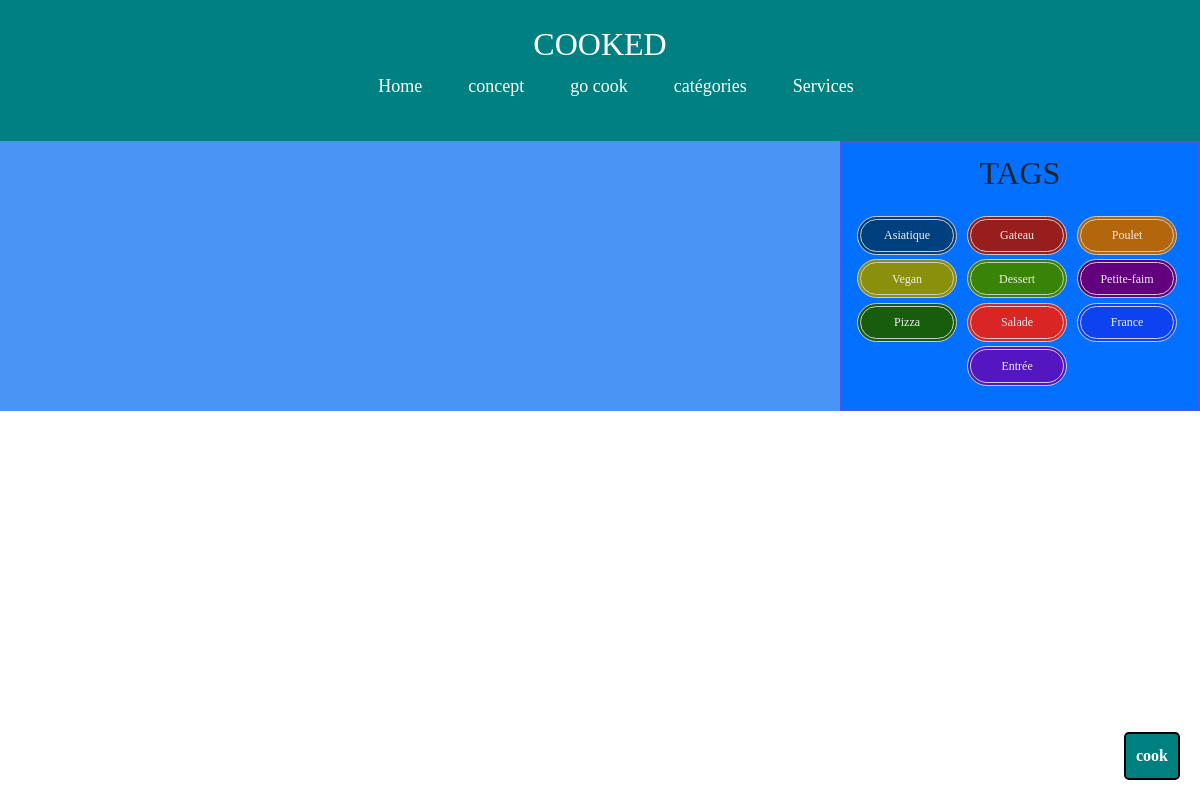
Page /index.php (signed in) on the earlier database version.
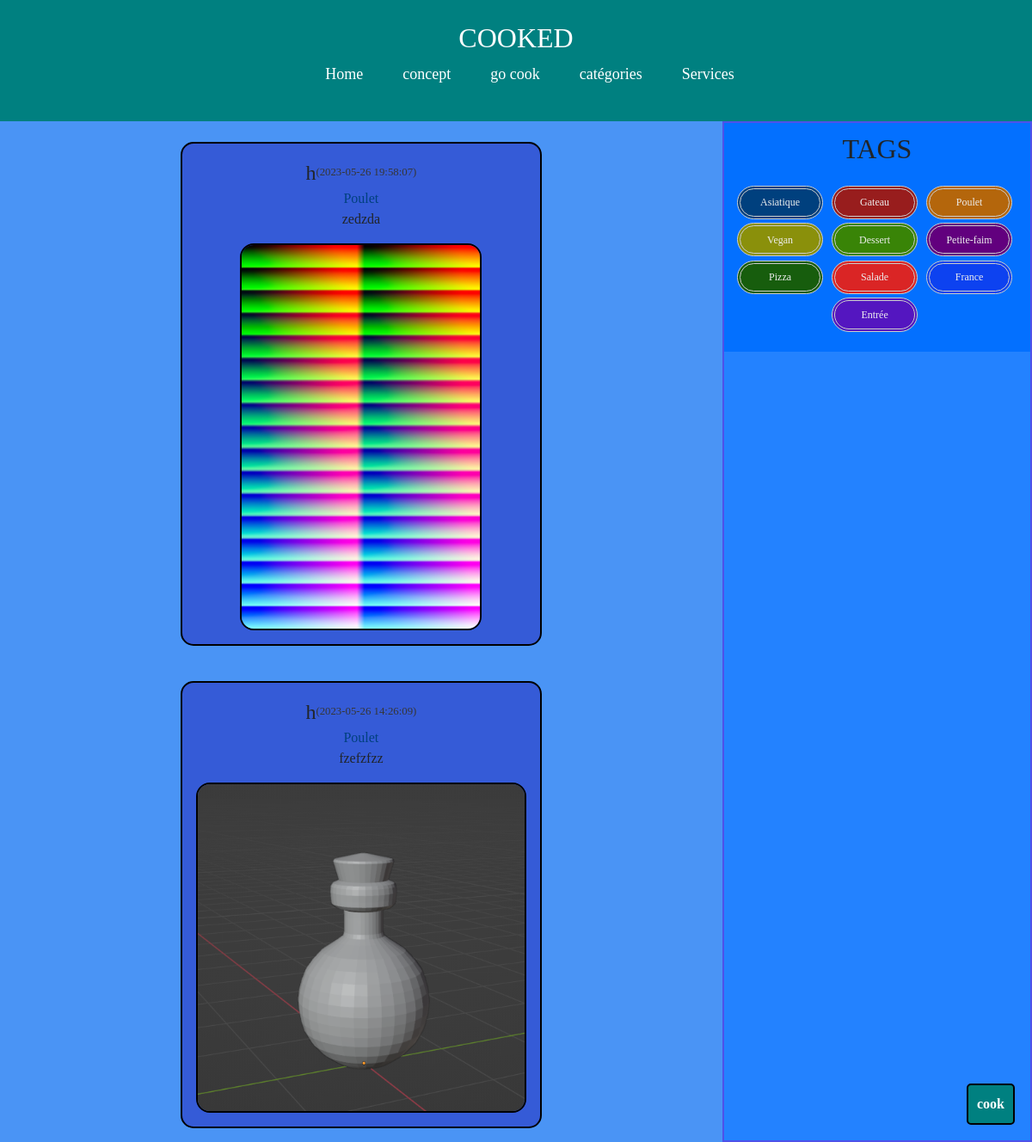
Same page on the later database version.
### tables this page shows
CREATE TABLE `poste` (
  `id_post` int NOT NULL,
  `message` text NOT NULL,
  `date` datetime NOT NULL,
  `tag` text NOT NULL,
  `src` varchar(300) NOT NULL,
  `pseudo` varchar(200) NOT NULL
);

### index.php (the view, shortened to what this page needs)
<!DOCTYPE html>
<html lang="en">
<head>
    <link href="https://cdn.jsdelivr.net/npm/bootstrap@5.2.2/dist/css/bootstrap.min.css" rel="stylesheet">
    <link rel="stylesheet" href="css/style.css">
    <link rel="stylesheet" href="css/componant/colonne.css">
    <link rel="stylesheet" href="css/componant/post.css">
</head>
<body>
    <header>
        <nav class="navbar">
            <div class="logo">COOKED</div>
            <div class="nav-links">
                <ul class="menu">
                    <li><a href="index.php" style="text-decoration:none">Home</a></li>
                    <li><a href="concept.html" style="text-decoration:none">concept</a></li>
                    <li><a href="cook.html" style="text-decoration:none">go cook</a></li>
                    <li><a href="tag.php" style="text-decoration:none">catégories</a></li>
                    <li class="services">
                        <a href="landing.php" style="text-decoration:none">Services</a>
                    </li>
                </ul>
            </div>
        </nav>
    </header>
    <main>
        <div class="containe">
            <div class="column">
                <div class="zone-post">
                    <div class="post">
                        <?php
                        $pdo = new PDO('mysql:host=localhost;dbname=cooked','root','',array(PDO::ATTR_ERRMODE =>PDO::ERRMODE_WARNING, PDO::MYSQL_ATTR_INIT_COMMAND => 'SET NAMES utf8'));
                                ?><h4><?php echo "Votre fichier ne doit pas dépasser les 2 MO."?></h4><?php
                        $r = $pdo->query('SELECT * FROM poste ORDER BY date DESC');
                        while($message = $r->fetch(PDO::FETCH_ASSOC)){ ?>
                            <br>
                            <div class="top-post">
                                <div class="bot-post">
                                    <p class="pseudo-post"><?php echo $message['pseudo']; ?></p>
                                    <p class="date-post"><?php echo '('.$message['date'].')'; ?></p>
                                </div>
                                <p class="tag-post"><?php echo $message['tag']; ?></p>
                                <p class="message-post"><?php echo $message['message']; ?></p>
                                <img alt="image de la publication" class="imgpost" src="img/<?php echo $message['src']; ?>">
                            </div>
                            <?php
                            }
                            ?>
                    </div>
                </div>
            </div>
                <div class="column2">
                    <div>
                        <div class="slider">
                            <h2 class="tags"> TAGS</h2>
                            <div class="slide">
                                <form method="get" action="tag.php" class="sup">
                                <button type="button" onclick="afficherMessagesPlats()" class="tagg">Asiatique</button>
                                </form>
                                <form method="get" action="tag.php" class="sup">
                                <button type="button" onclick="afficherMessagesGateau()" class="tagg1">Gateau</button>
                                </form>
                                <form method="get" action="tag.php" class="sup">
                                <button type="button" onclick="afficherMessagesPoulet()" class="tagg2">Poulet</button>
                                </form>
                                <form method="get" action="tag.php" class="sup">
                                <button type="button"  onclick="afficherMessagesVegan()" class="tagg3">Vegan</button>
                                </form>
                                <form method="get" action="tag.php" class="sup">
                                <button type="button"  onclick="afficherMessagesDessert()" class="tagg4">Dessert</button>
                                </form>
                                <form method="get" action="tag.php" class="sup">
                                <button type="button" onclick="afficherMessagesPetite()" class="tagg5">Petite-faim</button>
                                </form>
                                <form method="get" action="tag.php" class="sup">
                                <button type="button"  onclick="afficherMessagesPizza()" class="tagg6">Pizza</button>
                                </form>
                                <form method="get" action="tag.php" class="sup">
                                <button type="button" onclick="afficherMessagesSalade()" class="tagg7">Salade</button>
                                </form>
                                <form method="get" action="tag.php" class="sup">
                                <button type="button" onclick="afficherMessagesFrance()" class="tagg8">France</button>
                                </form>
                                <form method="get" action="tag.php" class="sup">
                                <button type="button" onclick="afficherMessagesEntree()" class="tagg9">Entrée</button>
                                </form>
                            </div>
                            </div>
        </div>
    </main>
    <footer>
    <div>
                <button type="button" class="bouton" onclick="togglePopup()">cook</button>
            </div>
    </footer>
</body>
</html>

### css/style.css (style rules this page uses)
* { box-sizing: border-box; font-family: cursive; }
body { font-family: cursive; }
a { text-decoration: none; }
li { list-style: none; }

### css/componant/colonne.css (style rules this page uses)
.containe { display: flex; background-color: rgb(74, 148, 245); }
.column { background-color: rgb(74, 148, 245); flex-basis: 77%; }
.column2 { background-color: rgb(35, 130, 255); flex-basis: 33%; border-width: 2px; border-style: double; border-color: rgb(78 82 233); }
.slider { width: 100%; overflow: hidden; }
.slide { display: flex; transition: transform 0.5s ease-in-out; justify-content: center; flex-wrap: wrap; background-color: rgb(3, 112, 255); align-content: stretch; padding-top: 6%; padding-bottom: 6%; }
.slider button { flex: 0 0 auto; margin-right: 10px; }
.tagg { display: inline-block; background-color: #00407e; border-radius: 26px; border: 4px double #cccccc; color: #eeeeee; text-align: center; font-size: 28px; padding: 6%; width: 100px; transition: all 0.5s; cursor: pointer; margin: 2%; font-size: 75%; }
.tagg1 { display: inline-block; background-color: rgb(152 29 29); border-radius: 26px; border: 4px double #cccccc; color: #eeeeee; text-align: center; font-size: 28px; padding: 6%; width: 100px; transition: all 0.5s; cursor: pointer; margin: 2%; font-size: 75%; }
.tagg2 { display: inline-block; background-color: #b4660c; border-radius: 26px; border: 4px double #cccccc; color: #eeeeee; text-align: center; font-size: 28px; padding: 6%; width: 100px; transition: all 0.5s; cursor: pointer; margin: 2%; font-size: 75%; }
.tagg3 { display: inline-block; background-color: #8a900b; border-radius: 26px; border: 4px double #cccccc; color: #eeeeee; text-align: center; font-size: 28px; padding: 6%; width: 100px; transition: all 0.5s; cursor: pointer; margin: 2%; font-size: 75%; }
.tagg4 { display: inline-block; background-color: #398407; border-radius: 26px; border: 4px double #cccccc; color: #eeeeee; text-align: center; font-size: 28px; padding: 6%; width: 100px; transition: all 0.5s; cursor: pointer; margin: 2%; font-size: 75%; }
.tagg5 { display: inline-block; background-color: #62007e; border-radius: 26px; border: 4px double #cccccc; color: #eeeeee; text-align: center; font-size: 28px; padding: 6%; width: 100px; transition: all 0.5s; cursor: pointer; margin: 2%; font-size: 75%; }
.tagg6 { display: inline-block; background-color: #175d0d; border-radius: 26px; border: 4px double #cccccc; color: #eeeeee; text-align: center; font-size: 28px; padding: 6%; width: 100px; transition: all 0.5s; cursor: pointer; margin: 2%; font-size: 75%; }
.tagg7 { display: inline-block; background-color: #da2525; border-radius: 26px; border: 4px double #cccccc; color: #eeeeee; text-align: center; font-size: 28px; padding: 6%; width: 100px; transition: all 0.5s; cursor: pointer; margin: 2%; font-size: 75%; }
.tagg8 { display: inline-block; background-color: #0d42f0; border-radius: 26px; border: 4px double #cccccc; color: #eeeeee; text-align: center; font-size: 28px; padding: 6%; width: 100px; transition: all 0.5s; cursor: pointer; margin: 2%; font-size: 75%; }
.tagg9 { display: inline-block; background-color: #5416c0; border-radius: 26px; border: 4px double #cccccc; color: #eeeeee; text-align: center; font-size: 28px; padding: 6%; width: 100px; transition: all 0.5s; cursor: pointer; margin: 2%; font-size: 75%; }
.tags { display: flex; justify-content: center; background-color:rgb(3, 112, 255); margin: 0%; padding-top: 3%; }

### css/componant/post.css (style rules this page uses)
.top-post { display: flex; justify-content: center; align-items: center; flex-direction: column; border-radius: 15px; background-color: rgb(53 91 215); width: 50%; margin-left: 25%; padding: 16px; margin-bottom: 2%; border-width: 2px; border-style: solid; border-color: rgb(0 0 0); }
.bot-post { display: flex; flex-direction: row }
.imgpost { max-width: min(100%, 500px); max-height: 450px; border-radius: 16px; display: block; border-width: 2px; border-style: solid; border-color: rgb(0 0 0); }
.message-post { word-wrap: break-word; overflow-wrap: break-word; word-break: break-all; max-width: 70ch; display: flex; }
.date-post { color: rgb(54, 54, 54); font-size: 80%; display: flex; align-items: center; margin: 0; }
.tag-post { margin: 0; color: #00407e; }
.pseudo-post { margin: 0; font-size: 150%; }
.logo { animation: changement-couleur 3s ease-in-out infinite; }
.tags { animation: changement-couleurs 10s ease-in-out infinite; }

Differences in the rows shown:
added poste: pseudo "h", date "2023-05-26 19:58:07", tag "Poulet", message "zedzda", src (picture)
added poste: pseudo "h", date "2023-05-26 14:26:09", tag "Poulet", message "fzefzfzz", src (picture)
